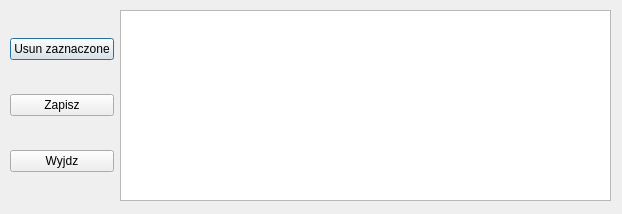
<?xml version="1.0" encoding="UTF-8"?>
<ui version="4.0">
 <class>del_movie</class>
 <widget class="QDialog" name="del_movie">
  <property name="geometry">
   <rect>
    <x>0</x>
    <y>0</y>
    <width>622</width>
    <height>214</height>
   </rect>
  </property>
  <property name="windowTitle">
   <string>Dialog</string>
  </property>
  <widget class="QWidget" name="horizontalLayoutWidget">
   <property name="geometry">
    <rect>
     <x>10</x>
     <y>10</y>
     <width>601</width>
     <height>191</height>
    </rect>
   </property>
   <layout class="QHBoxLayout" name="horizontalLayout">
    <item>
     <layout class="QVBoxLayout" name="verticalLayout">
      <item>
       <widget class="QPushButton" name="del_sel">
        <property name="text">
         <string>Usun zaznaczone</string>
        </property>
       </widget>
      </item>
      <item>
       <widget class="QPushButton" name="write">
        <property name="text">
         <string>Zapisz</string>
        </property>
       </widget>
      </item>
      <item>
       <widget class="QPushButton" name="exit_btn">
        <property name="text">
         <string>Wyjdz</string>
        </property>
       </widget>
      </item>
     </layout>
    </item>
    <item>
     <widget class="QColumnView" name="columnView"/>
    </item>
   </layout>
  </widget>
 </widget>
 <resources/>
 <connections/>
</ui>
